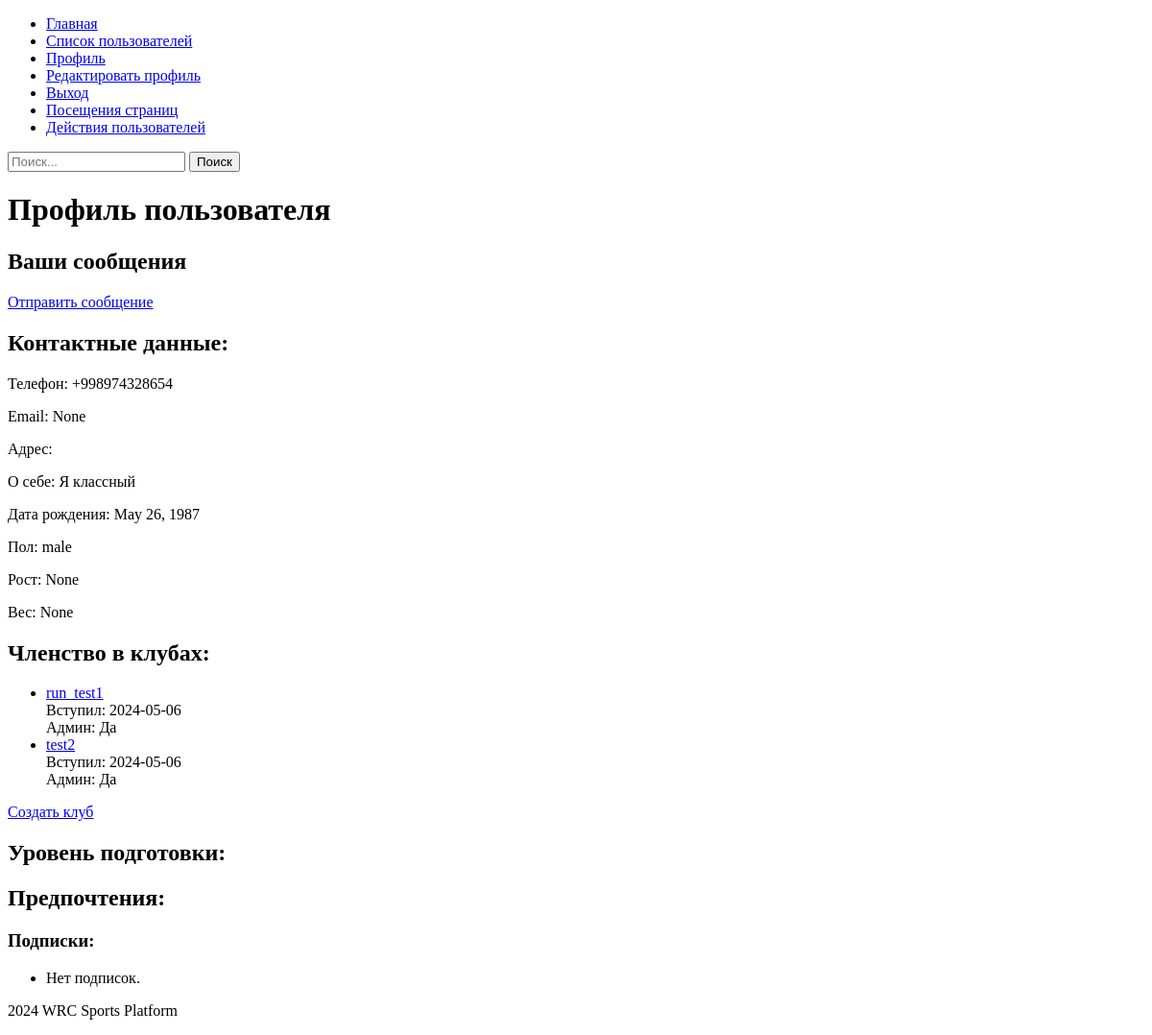
/users/profile/1 (signed in), run on the app's committed database.
### users/models.py (models this page shows, shortened)
class UserProfile(models.Model):
    user = models.OneToOneField(settings.AUTH_USER_MODEL, on_delete=models.CASCADE, related_name='profile')
    bio = models.TextField('О себе', blank=True)  # О себе
    phone_number = PhoneNumberField()
    email = models.EmailField(blank=True, null=True)
    address = models.TextField(blank=True, default='')
    birth_date = models.DateField(blank=True, null=True)
    gender = models.CharField(max_length=10, choices=[('male', 'Male'), ('female', 'Female')], blank=True, default='')
    height = models.DecimalField(max_digits=5, decimal_places=2, null=True, blank=True)
    weight = models.DecimalField(max_digits=5, decimal_places=2, null=True, blank=True)
    experience_level = models.CharField(max_length=50, blank=True, default='')  # Уровень подготовки
    preferred_sports = models.TextField(blank=True, default='')  # Предпочтения
    participation_history = models.TextField(blank=True, default='')  # История участия
    coaching_details = models.TextField(blank=True, default='')  # Тренерская информация
    medical_information = models.TextField(blank=True, default='')  # Медицинская информация
    equipment = models.TextField(blank=True, default='')  # Оборудование и инвентарь
    club_memberships = models.ManyToManyField('clubs.Club', related_name='user_profile', blank=True)  # Членство в клубах и командах
    subscriptions = models.ManyToManyField(User, related_name='followers', blank=True)  # Подписки и членство
    privacy_settings = models.JSONField(blank=True, default=default_privacy_settings)
    receive_newsletters = models.BooleanField(default=True)
    public_profile = models.BooleanField(default=False)

### clubs/models.py (models this page shows, shortened)
class Membership(models.Model):
    user = models.ForeignKey(User, on_delete=models.CASCADE)
    club = models.ForeignKey(Club, on_delete=models.CASCADE)
    date_joined = models.DateTimeField(auto_now_add=True)
    is_admin = models.BooleanField(default=False)

class Club(models.Model):
    name = models.CharField(max_length=255)
    description = models.TextField(blank=True, null=True)
    members = models.ManyToManyField(User, through='Membership')
    creator = models.ForeignKey(User, on_delete=models.CASCADE, related_name='created_clubs', null=True, blank=True, default=None)

### users/views.py (the view)
# urls.py: path('profile/<int:user_id>', views.profile_view, name='profile_view'),
@login_required
def profile_view(request, user_id):
    user = get_object_or_404(User, pk=user_id)
    user_profile, created = UserProfile.objects.get_or_create(user=user)
    if request.user.id != user.id and not request.user.is_superuser:
        return render(request, 'users/permission_denied.html')
    messages_received = Message.objects.filter(recipient=user)
    notifications = Notification.objects.filter(user=user)
    clubs = Membership.objects.filter(user=user).select_related('club')
    if request.method == 'POST':
        form = UserProfileUpdateForm(request.POST, request.FILES, instance=user_profile)
        if form.is_valid():
            form.save()
            return redirect('users:profile_view', user_id=user_id)
    else:
        form = UserProfileUpdateForm(instance=user_profile)
    context = {
        'form': form,
        'user_profile': user_profile,
        'messages_received': messages_received,
        'notifications': notifications,
        'clubs': clubs
    }
    return render(request, 'users/profile.html', context)

### users/forms.py (shortened to what this page needs)
class UserProfileUpdateForm(forms.ModelForm):
    phone_number = PhoneNumberField(widget=forms.TextInput(attrs={
        'placeholder': '+1234567890'
    }), label='Phone number')
    class Meta:
        model = UserProfile
        fields = [
            'phone_number',
            'birth_date',
            'bio',
            'gender',
            'height',
            'weight',
            'experience_level',
            'preferred_sports',
            'medical_information',
            'equipment',
            'subscriptions'
        ]
        widgets = {
            'club_memberships': forms.CheckboxSelectMultiple(),
            'birth_date': DateInput(attrs={
                'type': 'date',
                'max': timezone.now().date().isoformat()
            }),
            'bio': Textarea(attrs={'placeholder': 'Расскажите о себе...'}),
            'subscriptions': forms.CheckboxSelectMultiple
        }

### users/templates/users/profile.html (shortened to what this page needs)
{% extends "base.html" %}
{% block content %}
<h1>Профиль пользователя</h1>
<div>
    <h2>Ваши сообщения</h2>
    <a href="{% url 'communication:message_create' %}">Отправить сообщение</a>
</div>
<div>
    <h2>Контактные данные:</h2>
    <p>Телефон: {{ user_profile.phone_number }}</p>
    <p>Email: {{ user_profile.email }}</p>
    <p>Адрес: {{ user_profile.address }}</p>
</div>
<div>
    <p>О себе: {{ user_profile.bio }}</p>
    <p>Дата рождения: {{ user_profile.birth_date }}</p>
    <p>Пол: {{ user_profile.gender }}</p>
    <p>Рост: {{ user_profile.height }}</p>
    <p>Вес: {{ user_profile.weight }}</p>
</div>
<div>
    <h2>Членство в клубах:</h2>
<ul>
    {% for membership in clubs %}
        <li>
            {% if membership.club %}
                <a href="{% url 'clubs:club_detail' membership.club.id %}">{{ membership.club.name }}</a>
                <div>Вступил: {{ membership.date_joined|date:"Y-m-d" }}</div>
                <div>Админ: {{ membership.is_admin|yesno:"Да,Нет" }}</div>
            {% else %}
                <div>Клуб не найден или удалён</div>
            {% endif %}
        </li>
    {% empty %}
        <li>Вы не состоите в клубах</li>
    {% endfor %}
</ul>
<a href="{% url 'clubs:club_create' %}">Создать клуб</a>
</div>
<div>
    <h2>Уровень подготовки:</h2>
</div>
<div>
    <h2>Предпочтения:</h2>
</div>
<div>
    <h3>Подписки:</h3>
    <ul>
        {% for subscriber in user_profile.subscriptions.all %}
            <li><a href="{% url 'users:profile_view' subscriber.id %}">{{ subscriber.username }}</a></li>
        {% empty %}
            <li>Нет подписок.</li>
        {% endfor %}
    </ul>
</div>
{% endblock content %}

### data on the page
UserProfile: phone_number "+998974328654", email "None", bio "Я классный", birth_date "May 26, 1987", gender "male", height "None", weight "None"
Membership: club.name "run_test1", date_joined "2024-05-06", is_admin "Да"
Membership: club.name "test2", date_joined "2024-05-06", is_admin "Да"
